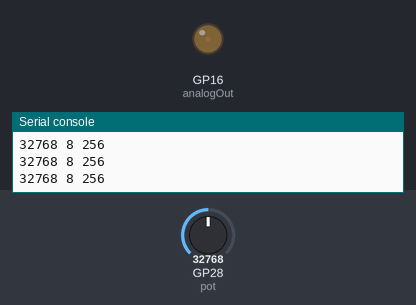
Simulated run of this program. Board: Raspberry Pi Pico running MicroPython. On the bench: output pins drawn as LEDs (lit = HIGH), the last lines printed to the serial console. Inputs (shaded band) come from the test bench; at power-on: GP28 (pot) = 32768 (analog values on the 0–65535 scale).

Above: at 1.2 s.
1.3 s: GP28 (pot) set to 60640
At 2.7 s:
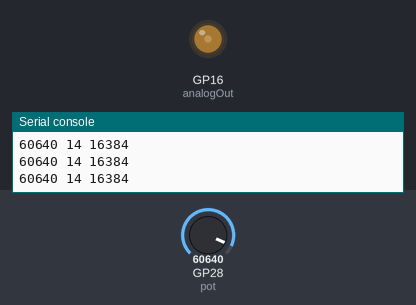
3.0 s: GP28 (pot) set to 61984
At 4.0 s:
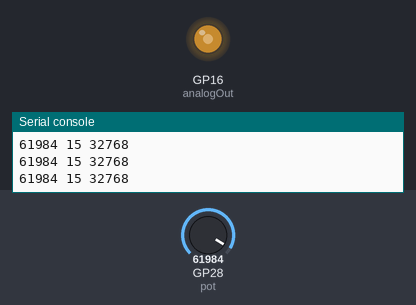
4.5 s: GP28 (pot) set to 64592
6.0 s: GP28 (pot) set to 65535
At 6.4 s:
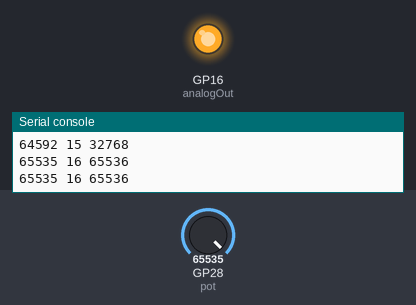
7.5 s: GP28 (pot) set to 57670
At 8.8 s:
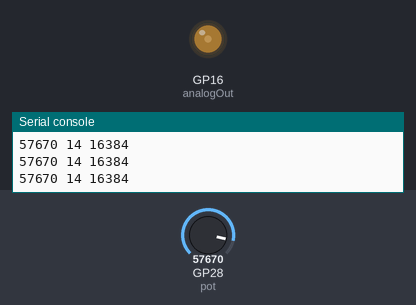
Timing chart, 0 to 10.0 s (numbered marks = the images above; inputs shaded):
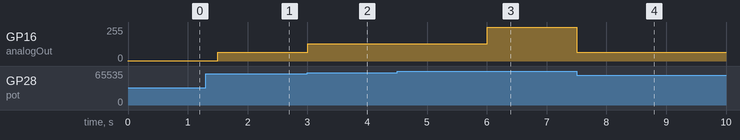

Measured:
- the behaviour switches between 61424 and 61440 on GP28 (pot) (found by bisection; images 1 and 2)
- the behaviour switches between 65520 and 65535 on GP28 (pot) (found by bisection; images 2 and 3)
- after the input at 1.3 s, GP16 (analogOut): 1/255 → 64/255 after 0.20 s
- after the input at 3.0 s, GP16 (analogOut): 64/255 → 128/255 at once
- after the input at 6.0 s, GP16 (analogOut): 128/255 → 255/255 at once
- after the input at 7.5 s, GP16 (analogOut): 255/255 → 64/255 at once

The program:

pwm-potentiometer.py
```python
from machine import PWM, Pin
from time import sleep

potPin = 28
pot = machine.ADC(potPin)
outLED = 16
analogOut = PWM(Pin(outLED))

analogOut.freq(1000)
analogOut.duty_u16(0)

# while True:
#     analogOut.duty_u16(pot.read_u16())
#     sleep(0.01)

# Scale the pot values to 0-16 to clearly see differnce in  brightness
# The potval increases brightness linearly, we are scaling it to change exponentialy. Dont know why.
while True:
    potVal = pot.read_u16()
    expoVal = int((16/65535)*potVal)
    brightness = 2**expoVal

    print(potVal, expoVal, brightness)

    analogOut.duty_u16(2**expoVal)
    sleep(0.3)
```
